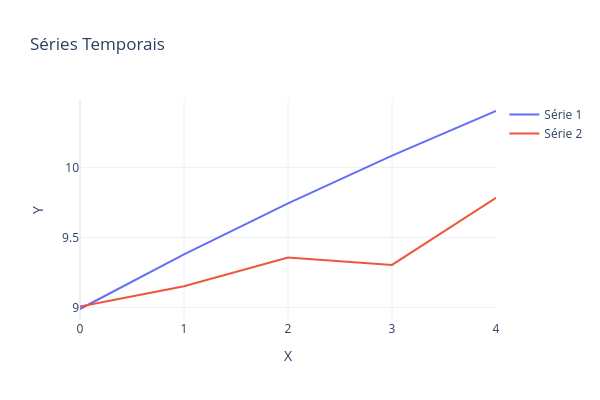

The cell this chart's notebook holds for it:
### Code cell
i = 30
PlotSeriesPLY(ySeries=[sRt[i],sPt[i]])

### Figure 1 — Plotly figure (JSON) as saved in the notebook; plotly's stock layout.template omitted (floating-point values rounded to 4 significant figures)
{"data": [{"mode": "lines", "name": "Série 1", "type": "scatter", "x": [0, 1, 2, 3, 4], "xaxis": "x", "y": [8.988, 9.379, 9.744, 10.09, 10.41], "yaxis": "y"}, {"mode": "lines", "name": "Série 2", "type": "scatter", "x": [0, 1, 2, 3, 4], "xaxis": "x", "y": [9.006, 9.15, 9.357, 9.303, 9.784], "yaxis": "y"}], "layout": {"height": 400, "title": {"text": "Séries Temporais"}, "width": 600, "xaxis": {"anchor": "y", "domain": [0, 1], "title": {"text": "X"}}, "yaxis": {"anchor": "x", "domain": [0, 1], "title": {"text": "Y"}}}}
